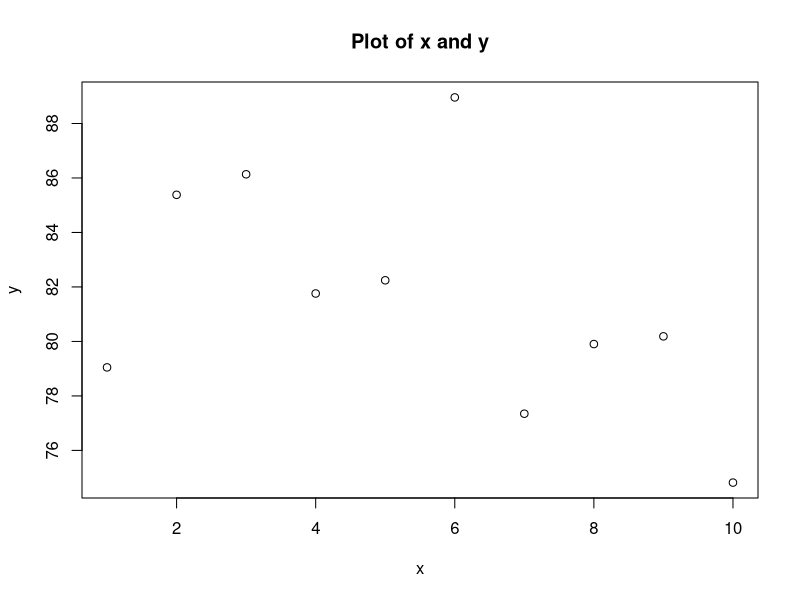

Source code (R):
# Generate a sequence from 1 to 10 with 10 points
x <- seq(1, 10, length.out = 10)

# Generate 'y' with 10 points
y <- 40 * 2 + rnorm(10, 0, 5)

# Plot 'x' and 'y'
plot(x, y, main = "Plot of x and y", xlab = "x", ylab = "y")

# Summary 
summary(x)

